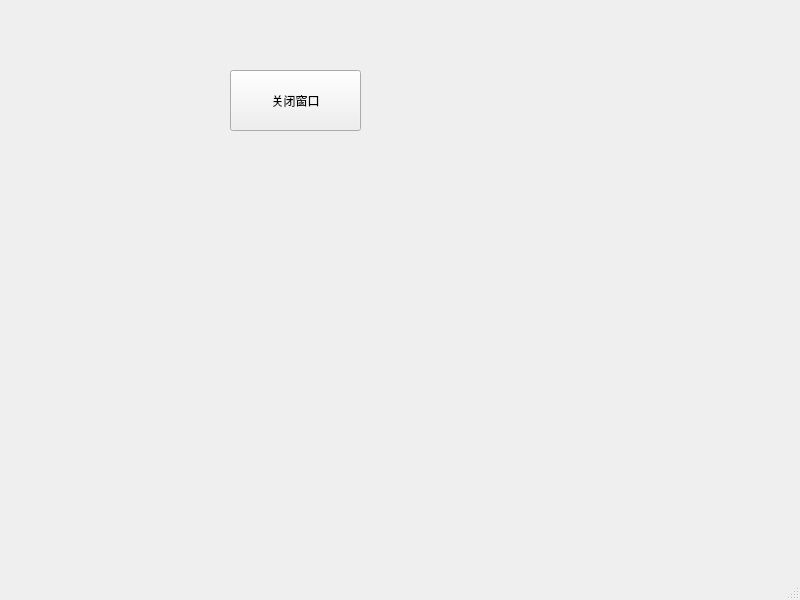
<?xml version="1.0" encoding="UTF-8"?>
<ui version="4.0">
 <class>MainWindow</class>
 <widget class="QMainWindow" name="MainWindow">
  <property name="geometry">
   <rect>
    <x>0</x>
    <y>0</y>
    <width>800</width>
    <height>600</height>
   </rect>
  </property>
  <property name="windowTitle">
   <string>MainWindow</string>
  </property>
  <widget class="QWidget" name="centralwidget">
   <widget class="QPushButton" name="pushButton">
    <property name="geometry">
     <rect>
      <x>230</x>
      <y>70</y>
      <width>131</width>
      <height>61</height>
     </rect>
    </property>
    <property name="text">
     <string>关闭窗口</string>
    </property>
   </widget>
  </widget>
  <widget class="QMenuBar" name="menubar">
   <property name="geometry">
    <rect>
     <x>0</x>
     <y>0</y>
     <width>800</width>
     <height>23</height>
    </rect>
   </property>
  </widget>
  <widget class="QStatusBar" name="statusbar"/>
 </widget>
 <resources/>
 <connections>
  <connection>
   <sender>pushButton</sender>
   <signal>clicked()</signal>
   <receiver>MainWindow</receiver>
   <slot>close()</slot>
   <hints>
    <hint type="sourcelabel">
     <x>324</x>
     <y>138</y>
    </hint>
    <hint type="destinationlabel">
     <x>326</x>
     <y>179</y>
    </hint>
   </hints>
  </connection>
 </connections>
</ui>
